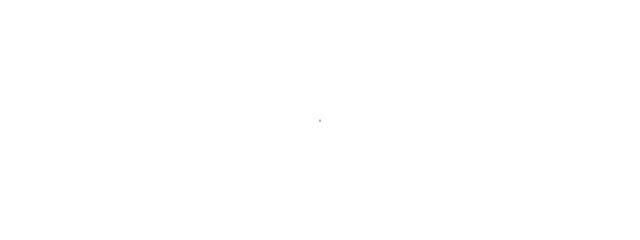
Frame 1 (no input)
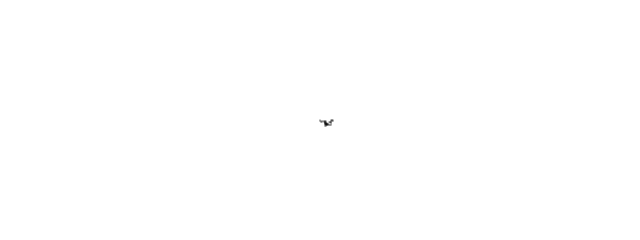
Frame 60 (no input)
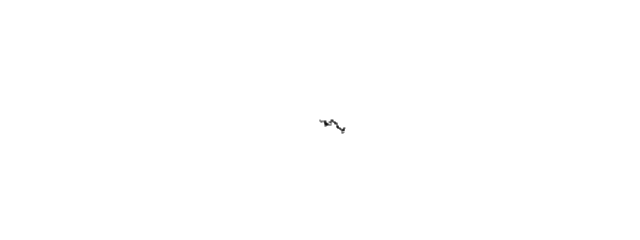
Frame 120 (the mouse pressed at the canvas centre since frame 60)

The p5.js sketch that drew these frames (run headless with seeded random() and noise() and a simulated clock; from frame 60 on, the mouse is pressed at the canvas centre):

// p5.js sketch
// ── sketch.js
class Walker {
	constructor() {
		this.x = width / 2;
		this.y = height / 2;
	}

	show() {
		stroke(0);
		point(this.x, this.y);
	}

	step() {
		const r = random(1);

		// 40% chance of moving to the right
		if (r < 0.4) {
			this.x++;
		}
		else if (r < 0.6) {
			this.x--;
		} else if (r < 0.8) {
			this.y++;
		} else {
			this.y--;
		}
	}
}

let walker;

function setup() {
	createCanvas(640, 240);
	background(255);

	walker = new Walker();
	walker.show();
}

function draw() {
	walker.step();
	walker.show();
}
